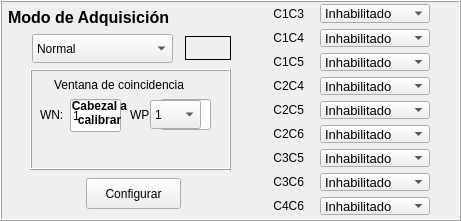
     <widget class="QFrame" name="frame_adquid_mode">
      <property name="geometry">
       <rect>
        <x>530</x>
        <y>55</y>
        <width>461</width>
        <height>221</height>
       </rect>
      </property>
      <property name="frameShape">
       <enum>QFrame::Box</enum>
      </property>
      <property name="frameShadow">
       <enum>QFrame::Raised</enum>
      </property>
      <widget class="QLabel" name="label_40">
       <property name="geometry">
        <rect>
         <x>8</x>
         <y>2</y>
         <width>251</width>
         <height>31</height>
        </rect>
       </property>
       <property name="font">
        <font>
         <pointsize>12</pointsize>
         <weight>75</weight>
         <bold>true</bold>
        </font>
       </property>
       <property name="text">
        <string>Modo de Adquisición</string>
       </property>
      </widget>
      <widget class="QPushButton" name="pushButton_configure">
       <property name="geometry">
        <rect>
         <x>86</x>
         <y>178</y>
         <width>95</width>
         <height>31</height>
        </rect>
       </property>
       <property name="text">
        <string>Configurar</string>
       </property>
       <property name="flat">
        <bool>false</bool>
       </property>
      </widget>
      <widget class="QComboBox" name="comboBox_adquire_mode_coin">
       <property name="geometry">
        <rect>
         <x>32</x>
         <y>34</y>
         <width>141</width>
         <height>29</height>
        </rect>
       </property>
       <item>
        <property name="text">
         <string>Normal</string>
        </property>
       </item>
       <item>
        <property name="text">
         <string>Autocoincidencia</string>
        </property>
       </item>
       <item>
        <property name="text">
         <string>Avanzado</string>
        </property>
       </item>
       <item>
        <property name="text">
         <string>Calibración</string>
        </property>
       </item>
      </widget>
      <widget class="QFrame" name="frame_window_coin">
       <property name="geometry">
        <rect>
         <x>30</x>
         <y>69</y>
         <width>201</width>
         <height>101</height>
        </rect>
       </property>
       <property name="frameShape">
        <enum>QFrame::Box</enum>
       </property>
       <property name="frameShadow">
        <enum>QFrame::Raised</enum>
       </property>
       <widget class="QLineEdit" name="lineEdit_WN">
        <property name="geometry">
         <rect>
          <x>40</x>
          <y>30</y>
          <width>51</width>
          <height>33</height>
         </rect>
        </property>
        <property name="toolTip">
         <string>&lt;html&gt;&lt;head/&gt;&lt;body&gt;&lt;p&gt;Colocar el valor sin el signo &amp;quot;-&amp;quot;, el programa lo agrega en forma automática. Rango: 1-127.&lt;/p&gt;&lt;/body&gt;&lt;/html&gt;</string>
        </property>
        <property name="inputMask">
         <string/>
        </property>
        <property name="text">
         <string>1</string>
        </property>
        <property name="placeholderText">
         <string/>
        </property>
       </widget>
       <widget class="QLineEdit" name="lineEdit_WP">
        <property name="geometry">
         <rect>
          <x>130</x>
          <y>30</y>
          <width>51</width>
          <height>31</height>
         </rect>
        </property>
        <property name="toolTip">
         <string>&lt;html&gt;&lt;head/&gt;&lt;body&gt;&lt;p&gt;Valor positivo de ventana. Rango: 1-128.&lt;/p&gt;&lt;/body&gt;&lt;/html&gt;</string>
        </property>
        <property name="text">
         <string>1</string>
        </property>
       </widget>
       <widget class="QLabel" name="label_43">
        <property name="geometry">
         <rect>
          <x>10</x>
          <y>35</y>
          <width>31</width>
          <height>21</height>
         </rect>
        </property>
        <property name="text">
         <string>WN:</string>
        </property>
       </widget>
       <widget class="QLabel" name="label_51">
        <property name="geometry">
         <rect>
          <x>100</x>
          <y>35</y>
          <width>31</width>
          <height>21</height>
         </rect>
        </property>
        <property name="text">
         <string>WP:</string>
        </property>
       </widget>
       <widget class="QLabel" name="label_52">
        <property name="geometry">
         <rect>
          <x>24</x>
          <y>0</y>
          <width>161</width>
          <height>31</height>
         </rect>
        </property>
        <property name="text">
         <string>Ventana de coincidencia</string>
        </property>
       </widget>
       <widget class="QLabel" name="label_window_interval">
        <property name="geometry">
         <rect>
          <x>16</x>
          <y>70</y>
          <width>171</width>
          <height>21</height>
         </rect>
        </property>
        <property name="font">
         <font>
          <pointsize>11</pointsize>
          <weight>75</weight>
          <bold>true</bold>
         </font>
        </property>
        <property name="text">
         <string/>
        </property>
        <property name="alignment">
         <set>Qt::AlignCenter</set>
        </property>
       </widget>
      </widget>
      <widget class="QFrame" name="frame_adquire_advance_mode">
       <property name="geometry">
        <rect>
         <x>200</x>
         <y>0</y>
         <width>231</width>
         <height>221</height>
        </rect>
       </property>
       <property name="frameShape">
        <enum>QFrame::NoFrame</enum>
       </property>
       <property name="frameShadow">
        <enum>QFrame::Raised</enum>
       </property>
       <widget class="QWidget" name="gridLayoutWidget_2">
        <property name="geometry">
         <rect>
          <x>4</x>
          <y>4</y>
          <width>226</width>
          <height>211</height>
         </rect>
        </property>
        <layout class="QGridLayout" name="gridLayout_adquire_advance_mode">
         <item row="1" column="1">
          <widget class="QComboBox" name="comboBox_coin_2">
           <property name="font">
            <font>
             <pointsize>10</pointsize>
            </font>
           </property>
           <item>
            <property name="text">
             <string>Inhabilitado</string>
            </property>
           </item>
           <item>
            <property name="text">
             <string>AutoCoin A</string>
            </property>
           </item>
           <item>
            <property name="text">
             <string>AutoCoin B</string>
            </property>
           </item>
           <item>
            <property name="text">
             <string>Normal</string>
            </property>
           </item>
          </widget>
         </item>
         <item row="0" column="1">
          <widget class="QComboBox" name="comboBox_coin_1">
           <property name="font">
            <font>
             <pointsize>10</pointsize>
            </font>
           </property>
           <item>
            <property name="text">
             <string>Inhabilitado</string>
            </property>
           </item>
           <item>
            <property name="text">
             <string>AutoCoin A</string>
            </property>
           </item>
           <item>
            <property name="text">
             <string>AutoCoin B</string>
            </property>
           </item>
           <item>
            <property name="text">
             <string>Normal</string>
            </property>
           </item>
          </widget>
         </item>
         <item row="5" column="0">
          <widget class="QLabel" name="label_44">
           <property name="text">
            <string>C2C6   </string>
           </property>
           <property name="alignment">
            <set>Qt::AlignRight|Qt::AlignTrailing|Qt::AlignVCenter</set>
           </property>
          </widget>
         </item>
         <item row="1" column="0">
          <widget class="QLabel" name="label_47">
           <property name="text">
            <string>C1C4   </string>
           </property>
           <property name="alignment">
            <set>Qt::AlignRight|Qt::AlignTrailing|Qt::AlignVCenter</set>
           </property>
          </widget>
         </item>
         <item row="6" column="0">
          <widget class="QLabel" name="label_42">
           <property name="text">
            <string>C3C5   </string>
           </property>
           <property name="alignment">
            <set>Qt::AlignRight|Qt::AlignTrailing|Qt::AlignVCenter</set>
           </property>
          </widget>
         </item>
         <item row="7" column="0">
          <widget class="QLabel" name="label_41">
           <property name="text">
            <string>C3C6   </string>
           </property>
           <property name="alignment">
            <set>Qt::AlignRight|Qt::AlignTrailing|Qt::AlignVCenter</set>
           </property>
          </widget>
         </item>
         <item row="2" column="0">
          <widget class="QLabel" name="label_48">
           <property name="text">
            <string>C1C5   </string>
           </property>
           <property name="alignment">
            <set>Qt::AlignRight|Qt::AlignTrailing|Qt::AlignVCenter</set>
           </property>
          </widget>
         </item>
         <item row="8" column="0">
          <widget class="QLabel" name="label_50">
           <property name="text">
            <string>C4C6   </string>
           </property>
           <property name="alignment">
            <set>Qt::AlignRight|Qt::AlignTrailing|Qt::AlignVCenter</set>
           </property>
          </widget>
         </item>
         <item row="3" column="1">
          <widget class="QComboBox" name="comboBox_coin_4">
           <property name="font">
            <font>
             <pointsize>10</pointsize>
            </font>
           </property>
           <item>
            <property name="text">
             <string>Inhabilitado</string>
            </property>
           </item>
           <item>
            <property name="text">
             <string>AutoCoin A</string>
            </property>
           </item>
           <item>
            <property name="text">
             <string>AutoCoin B</string>
            </property>
           </item>
           <item>
            <property name="text">
             <string>Normal</string>
            </property>
           </item>
          </widget>
         </item>
         <item row="6" column="1">
          <widget class="QComboBox" name="comboBox_coin_7">
           <property name="font">
            <font>
             <pointsize>10</pointsize>
            </font>
           </property>
           <item>
            <property name="text">
             <string>Inhabilitado</string>
            </property>
           </item>
           <item>
            <property name="text">
             <string>AutoCoin A</string>
            </property>
           </item>
           <item>
            <property name="text">
             <string>AutoCoin B</string>
            </property>
           </item>
           <item>
            <property name="text">
             <string>Normal</string>
            </property>
           </item>
          </widget>
         </item>
         <item row="5" column="1">
          <widget class="QComboBox" name="comboBox_coin_6">
           <property name="font">
            <font>
             <pointsize>10</pointsize>
            </font>
           </property>
           <item>
            <property name="text">
             <string>Inhabilitado</string>
            </property>
           </item>
           <item>
            <property name="text">
             <string>AutoCoin A</string>
            </property>
           </item>
           <item>
            <property name="text">
             <string>AutoCoin B</string>
            </property>
           </item>
           <item>
            <property name="text">
             <string>Normal</string>
            </property>
           </item>
          </widget>
         </item>
         <item row="0" column="0">
          <widget class="QLabel" name="label_49">
           <property name="text">
            <string>C1C3   </string>
           </property>
           <property name="alignment">
            <set>Qt::AlignRight|Qt::AlignTrailing|Qt::AlignVCenter</set>
           </property>
          </widget>
         </item>
         <item row="8" column="1">
          <widget class="QComboBox" name="comboBox_coin_9">
           <property name="font">
            <font>
             <pointsize>10</pointsize>
            </font>
           </property>
           <item>
            <property name="text">
             <string>Inhabilitado</string>
            </property>
           </item>
           <item>
            <property name="text">
             <string>AutoCoin A</string>
            </property>
           </item>
           <item>
            <property name="text">
             <string>AutoCoin B</string>
            </property>
           </item>
           <item>
            <property name="text">
             <string>Normal</string>
            </property>
           </item>
          </widget>
         </item>
         <item row="2" column="1">
          <widget class="QComboBox" name="comboBox_coin_3">
           <property name="font">
            <font>
             <pointsize>10</pointsize>
            </font>
           </property>
           <item>
            <property name="text">
             <string>Inhabilitado</string>
            </property>
           </item>
           <item>
            <property name="text">
             <string>AutoCoin A</string>
            </property>
           </item>
           <item>
            <property name="text">
             <string>AutoCoin B</string>
            </property>
           </item>
           <item>
            <property name="text">
             <string>Normal</string>
            </property>
           </item>
          </widget>
         </item>
         <item row="3" column="0">
          <widget class="QLabel" name="label_46">
           <property name="text">
            <string>C2C4   </string>
           </property>
           <property name="alignment">
            <set>Qt::AlignRight|Qt::AlignTrailing|Qt::AlignVCenter</set>
           </property>
          </widget>
         </item>
         <item row="4" column="0">
          <widget class="QLabel" name="label_45">
           <property name="text">
            <string>C2C5   </string>
           </property>
           <property name="alignment">
            <set>Qt::AlignRight|Qt::AlignTrailing|Qt::AlignVCenter</set>
           </property>
          </widget>
         </item>
         <item row="4" column="1">
          <widget class="QComboBox" name="comboBox_coin_5">
           <property name="font">
            <font>
             <pointsize>10</pointsize>
            </font>
           </property>
           <item>
            <property name="text">
             <string>Inhabilitado</string>
            </property>
           </item>
           <item>
            <property name="text">
             <string>AutoCoin A</string>
            </property>
           </item>
           <item>
            <property name="text">
             <string>AutoCoin B</string>
            </property>
           </item>
           <item>
            <property name="text">
             <string>Normal</string>
            </property>
           </item>
          </widget>
         </item>
         <item row="7" column="1">
          <widget class="QComboBox" name="comboBox_coin_8">
           <property name="font">
            <font>
             <pointsize>10</pointsize>
            </font>
           </property>
           <item>
            <property name="text">
             <string>Inhabilitado</string>
            </property>
           </item>
           <item>
            <property name="text">
             <string>AutoCoin A</string>
            </property>
           </item>
           <item>
            <property name="text">
             <string>AutoCoin B</string>
            </property>
           </item>
           <item>
            <property name="text">
             <string>Normal</string>
            </property>
           </item>
          </widget>
         </item>
        </layout>
       </widget>
      </widget>
      <widget class="QLabel" name="label_coincidencia_estado">
       <property name="geometry">
        <rect>
         <x>185</x>
         <y>36</y>
         <width>46</width>
         <height>24</height>
        </rect>
       </property>
       <property name="autoFillBackground">
        <bool>true</bool>
       </property>
       <property name="frameShape">
        <enum>QFrame::Box</enum>
       </property>
       <property name="text">
        <string/>
       </property>
      </widget>
      <widget class="QComboBox" name="comboBox_head_select_calib">
       <property name="enabled">
        <bool>true</bool>
       </property>
       <property name="geometry">
        <rect>
         <x>150</x>
         <y>100</y>
         <width>51</width>
         <height>29</height>
        </rect>
       </property>
       <property name="currentIndex">
        <number>0</number>
       </property>
       <item>
        <property name="text">
         <string>1</string>
        </property>
       </item>
       <item>
        <property name="text">
         <string>2</string>
        </property>
       </item>
       <item>
        <property name="text">
         <string>3</string>
        </property>
       </item>
       <item>
        <property name="text">
         <string>4</string>
        </property>
       </item>
       <item>
        <property name="text">
         <string>5</string>
        </property>
       </item>
       <item>
        <property name="text">
         <string>6</string>
        </property>
       </item>
      </widget>
      <widget class="QLabel" name="label_calib">
       <property name="enabled">
        <bool>true</bool>
       </property>
       <property name="geometry">
        <rect>
         <x>49</x>
         <y>87</y>
         <width>101</width>
         <height>51</height>
        </rect>
       </property>
       <property name="font">
        <font>
         <weight>75</weight>
         <bold>true</bold>
        </font>
       </property>
       <property name="text">
        <string>Cabezal a 
calibrar</string>
       </property>
       <property name="alignment">
        <set>Qt::AlignCenter</set>
       </property>
      </widget>
      <zorder>frame_adquire_advance_mode</zorder>
      <zorder>label_40</zorder>
      <zorder>pushButton_configure</zorder>
      <zorder>comboBox_adquire_mode_coin</zorder>
      <zorder>frame_window_coin</zorder>
      <zorder>label_coincidencia_estado</zorder>
      <zorder>comboBox_head_select_calib</zorder>
      <zorder>label_calib</zorder>
     </widget>
